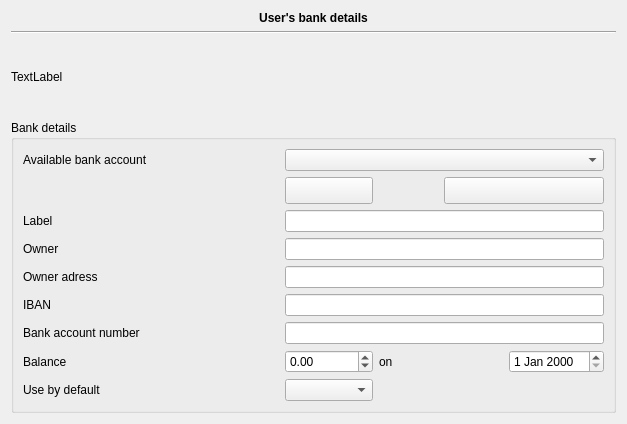
<?xml version="1.0" encoding="UTF-8"?>
<ui version="4.0">
 <class>Account::Internal::BankDetailsWidget</class>
 <widget class="QWidget" name="Account::Internal::BankDetailsWidget">
  <property name="geometry">
   <rect>
    <x>0</x>
    <y>0</y>
    <width>627</width>
    <height>424</height>
   </rect>
  </property>
  <property name="windowTitle">
   <string>Form</string>
  </property>
  <layout class="QGridLayout" name="gridLayout_2">
   <item row="0" column="0" colspan="5">
    <widget class="QLabel" name="userLabel">
     <property name="sizePolicy">
      <sizepolicy hsizetype="Expanding" vsizetype="Fixed">
       <horstretch>0</horstretch>
       <verstretch>0</verstretch>
      </sizepolicy>
     </property>
     <property name="font">
      <font>
       <weight>75</weight>
       <bold>true</bold>
      </font>
     </property>
     <property name="text">
      <string>User's bank details</string>
     </property>
     <property name="alignment">
      <set>Qt::AlignCenter</set>
     </property>
     <property name="wordWrap">
      <bool>true</bool>
     </property>
    </widget>
   </item>
   <item row="2" column="0" colspan="5">
    <widget class="Line" name="line">
     <property name="orientation">
      <enum>Qt::Horizontal</enum>
     </property>
    </widget>
   </item>
   <item row="5" column="0" colspan="5">
    <widget class="QGroupBox" name="groupBox">
     <property name="title">
      <string>Bank details</string>
     </property>
     <layout class="QGridLayout" name="gridLayout">
      <item row="3" column="0" colspan="3">
       <widget class="QLabel" name="ownerLabel">
        <property name="text">
         <string>Owner</string>
        </property>
       </widget>
      </item>
      <item row="3" column="3" colspan="4">
       <widget class="QLineEdit" name="owner"/>
      </item>
      <item row="4" column="0" colspan="3">
       <widget class="QLabel" name="adressLabel">
        <property name="text">
         <string>Owner adress</string>
        </property>
       </widget>
      </item>
      <item row="4" column="3" colspan="4">
       <widget class="QLineEdit" name="ownerAdress"/>
      </item>
      <item row="5" column="0" colspan="3">
       <widget class="QLabel" name="ibanLabel">
        <property name="text">
         <string>IBAN</string>
        </property>
       </widget>
      </item>
      <item row="5" column="3" colspan="4">
       <widget class="QLineEdit" name="iban"/>
      </item>
      <item row="6" column="0" colspan="3">
       <widget class="QLabel" name="accountNumberLabel">
        <property name="text">
         <string>Bank account number</string>
        </property>
       </widget>
      </item>
      <item row="6" column="3" colspan="4">
       <widget class="QLineEdit" name="number"/>
      </item>
      <item row="7" column="0" colspan="3">
       <widget class="QLabel" name="balanceLabel">
        <property name="text">
         <string>Balance</string>
        </property>
       </widget>
      </item>
      <item row="7" column="6">
       <widget class="QDateEdit" name="balanceDate"/>
      </item>
      <item row="7" column="4">
       <widget class="QLabel" name="label_8">
        <property name="text">
         <string>on</string>
        </property>
       </widget>
      </item>
      <item row="7" column="3">
       <widget class="QDoubleSpinBox" name="balanceSpin">
        <property name="minimum">
         <double>-1000000000.000000000000000</double>
        </property>
        <property name="maximum">
         <double>999999999.000000000000000</double>
        </property>
        <property name="value">
         <double>0.000000000000000</double>
        </property>
       </widget>
      </item>
      <item row="2" column="0" colspan="3">
       <widget class="QLabel" name="labelLabel">
        <property name="text">
         <string>Label</string>
        </property>
       </widget>
      </item>
      <item row="2" column="3" colspan="4">
       <widget class="QLineEdit" name="currentLabel"/>
      </item>
      <item row="9" column="0" colspan="3">
       <widget class="QLabel" name="defaultLabel">
        <property name="text">
         <string>Use by default</string>
        </property>
       </widget>
      </item>
      <item row="9" column="3">
       <widget class="QComboBox" name="defaultCombo"/>
      </item>
      <item row="0" column="0">
       <widget class="QLabel" name="accountLabel">
        <property name="text">
         <string>Available bank account</string>
        </property>
       </widget>
      </item>
      <item row="0" column="3" colspan="4">
       <widget class="QComboBox" name="accountComboBox"/>
      </item>
      <item row="1" column="3">
       <widget class="QPushButton" name="addButton">
        <property name="minimumSize">
         <size>
          <width>70</width>
          <height>27</height>
         </size>
        </property>
        <property name="text">
         <string/>
        </property>
       </widget>
      </item>
      <item row="1" column="5" colspan="2">
       <widget class="QPushButton" name="deleteButton">
        <property name="minimumSize">
         <size>
          <width>70</width>
          <height>27</height>
         </size>
        </property>
        <property name="text">
         <string/>
        </property>
       </widget>
      </item>
     </layout>
    </widget>
   </item>
   <item row="3" column="0">
    <widget class="QLabel" name="uidLabel">
     <property name="minimumSize">
      <size>
       <width>200</width>
       <height>20</height>
      </size>
     </property>
     <property name="text">
      <string>TextLabel</string>
     </property>
     <property name="wordWrap">
      <bool>true</bool>
     </property>
    </widget>
   </item>
  </layout>
 </widget>
 <tabstops>
  <tabstop>currentLabel</tabstop>
  <tabstop>owner</tabstop>
  <tabstop>ownerAdress</tabstop>
  <tabstop>iban</tabstop>
  <tabstop>number</tabstop>
  <tabstop>balanceSpin</tabstop>
  <tabstop>balanceDate</tabstop>
 </tabstops>
 <resources/>
 <connections/>
</ui>
